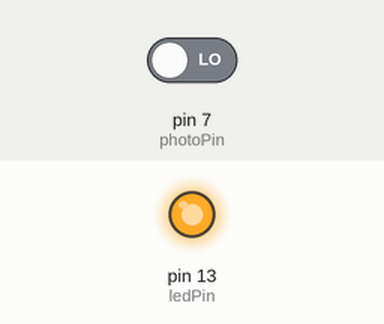
This sketch was run on a simulated Arduino Uno, built with avr-gcc and run on an emulated ATmega328P. On the bench: output pins drawn as LEDs (lit = HIGH). The test bench sets the inputs (shaded band); at power-on: pin 7 (photoPin) LOW.

Above: at 1.2 s.
1.3 s: pin 7 (photoPin) driven HIGH
At 2.5 s:
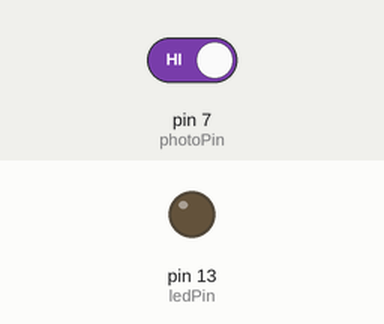
2.8 s: pin 7 (photoPin) driven LOW
At 3.9 s:
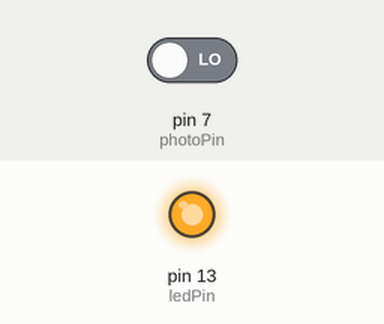
Timing chart, 0 to 5.8 s (numbered marks = the images above; inputs shaded):
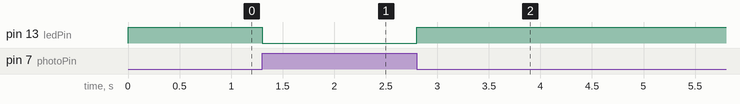

Measured:
- after the input at 1.3 s, pin 13 (ledPin): HIGH → LOW at once
- after the input at 2.8 s, pin 13 (ledPin): LOW → HIGH at once

The sketch:

photo_interrupter.ino
```cpp
/**********************************/
const int photoPin = 7; //the number of the key pin
const int ledPin = 13;//the number of the led pin
/**********************************/
void setup()
{
  pinMode(photoPin,INPUT);
  pinMode(ledPin,OUTPUT);//initialize the led pin as output
}
/**********************************/
void loop()
{

  boolean Value=digitalRead(photoPin);

  //if it is,the state is HIGH
  if(Value ==HIGH )
  {
    digitalWrite(ledPin,LOW);//turn on the led
  }
  else
  {
    digitalWrite(ledPin,HIGH);//turn off the led
  }
}
```
